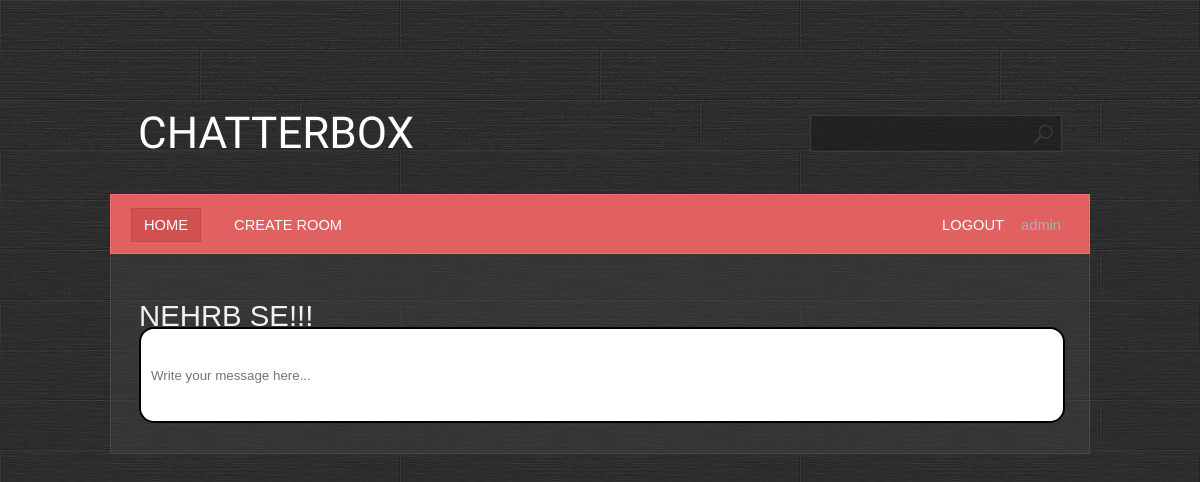
/room/6 (signed in), run on an earlier commit of the app's database.
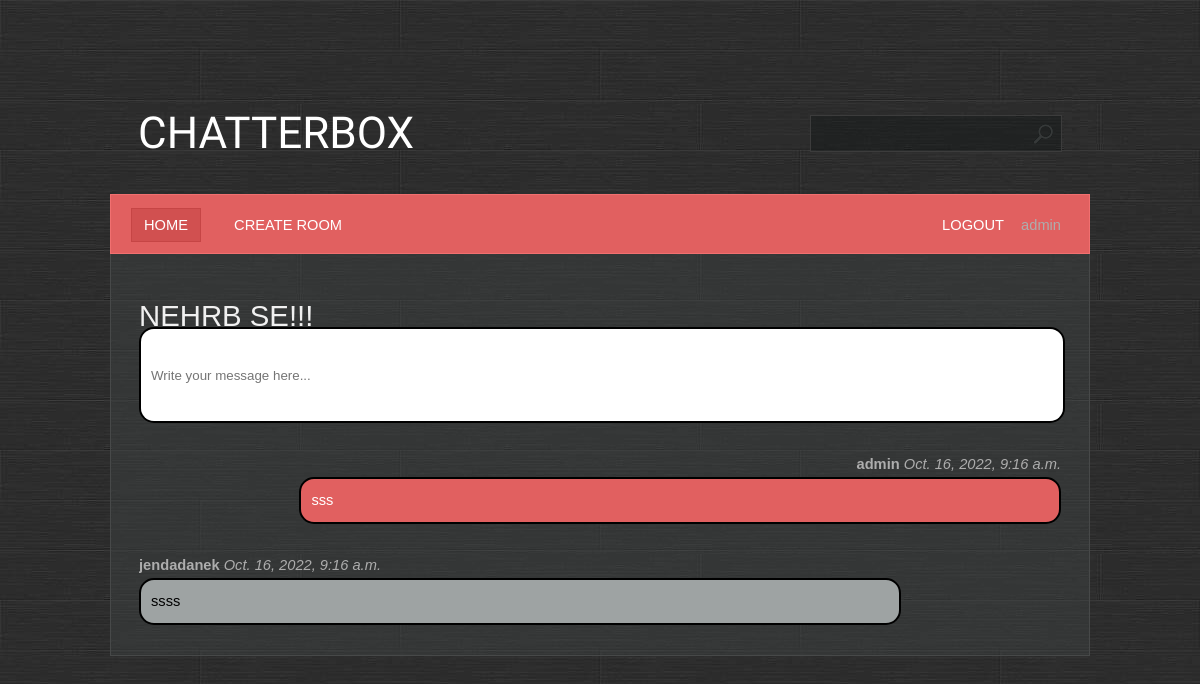
And on a later commit of the database.
### base/models.py (models this page shows, shortened)
class Message(Model):
    body = models.TextField()
    room = models.ForeignKey(Room, on_delete= models.CASCADE)
    user = models.ForeignKey(User,on_delete= models.CASCADE)
    created = models.DateTimeField(auto_now_add=True)
    updated = models.DateTimeField(auto_now=True)
    class Meta:
        ordering = ["-created","-updated"]

### base/views.py (the view, shortened to what this page needs)
# urls.py: path('room/<id>', base.views.room, name = "room"),
@login_required
@permission_required(['base.view_room', 'base.view_message'])
def room(request, id):
    room = Room.objects.get(id=id)
    messages = room.message_set.all()
    context = {'room': room, 'messages': messages}
    return render(request, 'base/room.html', context)
    """  Ukazuje nám seznam místností jako hlavní stránku   """

### base/templates/base/room.html (shortened to what this page needs)
{% extends 'main.html' %}
{% block content %}
    <h1>{{ room.name }}</h1>
    <div class="box room__message">
        <form action="" method="POST">
            <input name="body" placeholder="Write your message here..."/>
        </form>
    </div>
    {% for message in messages %}
        <div class="box">
            {% if user == message.user %}
                <div style="float: right;"><b>{{ message.user }}</b> <i>{{ message.created }}</i></div>
                <div class="message" style="float: right; background-color: #e16060; color: white;">{{ message.body }}</div>
            {% else %}
                <div><b>{{ message.user }}</b> <i>{{ message.created }}</i></div>
                <div class="message">{{ message.body }}</div>
            {% endif %}
        </div>
    {% endfor %}
{% endblock %}

What changed in the data, as far as the page shows it:
added Message: user "admin", created "Oct. 16, 2022, 9:16 a.m.", body "sss"
added Message: user "jendadanek", created "Oct. 16, 2022, 9:16 a.m.", body "ssss"
